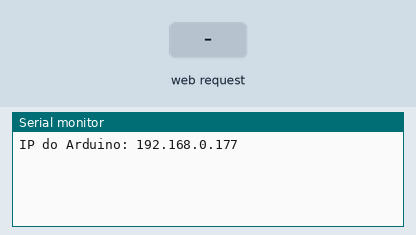
Recording of a sketch running on a simulated Arduino Uno, built with avr-gcc and run on an emulated ATmega328P. On the bench: the last lines printed to the serial monitor. Inputs (shaded band) come from the test bench. WiFi joins after 1.5 s; servers stay silent unless stated.

Above: at 3.2 s.
3.3 s: HTTP request GET /?led_ligar received
At 4.1 s:
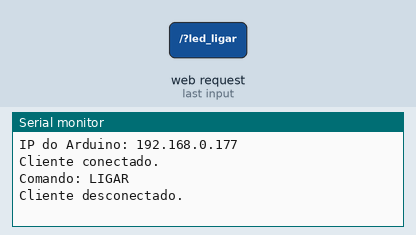
4.8 s: HTTP request GET /?led_desligar received
At 5.3 s:
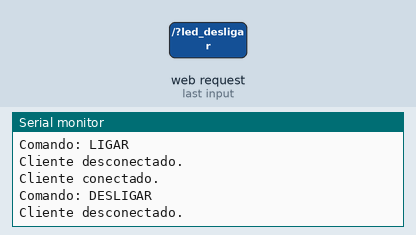

The sketch:

ethernet_shield_led_simulation.ino
```cpp
#include <SPI.h>
#include <Ethernet.h>

byte mac[] = { 0xDE, 0xAD, 0xBE, 0xEF, 0xFE, 0xED };
IPAddress ip(192, 168, 0, 177);

EthernetServer servidor(80);

void setup() {
  Serial.begin(9600);
  Ethernet.begin(mac, ip);
  delay(2000);
  Serial.print("IP do Arduino: ");
  Serial.println(Ethernet.localIP());
  servidor.begin();
}

void loop() {
  EthernetClient cliente = servidor.available();
  if (cliente) {
    Serial.println("Cliente conectado.");

    String primeiraLinha = "";
    boolean requisicaoRecebida = false;

    while (cliente.connected()) {
      if (cliente.available()) {
        String linha = cliente.readStringUntil('\r');
        cliente.read(); // consome o '\n'

        // Armazena a primeira linha da requisição
        if (!requisicaoRecebida && linha.startsWith("GET")) {
          primeiraLinha = linha;
          requisicaoRecebida = true;
        }

        if (linha.length() == 0) {
          // Envia resposta
          cliente.println("HTTP/1.1 200 OK");
          cliente.println("Content-Type: text/html");
          cliente.println("Connection: close");
          cliente.println();
          cliente.println("<!DOCTYPE HTML>");
          cliente.println("<html>");
          cliente.println("<h1>Controle do LED</h1>");
          cliente.println("<p><a href=\"/?led_ligar\"><button>LIGAR</button></a></p>");
          cliente.println("<p><a href=\"/?led_desligar\"><button>DESLIGAR</button></a></p>");
          cliente.println("</html>");

          // Verifica comando baseado somente na primeira linha da requisição
          if (primeiraLinha.indexOf("GET /?led_ligar") >= 0) {
            Serial.println("Comando: LIGAR");
          } else if (primeiraLinha.indexOf("GET /?led_desligar") >= 0) {
            Serial.println("Comando: DESLIGAR");
          } else {
            Serial.println("Requisição padrão ou desconhecida.");
          }

          break;
        }
      }
    }

    delay(1);
    cliente.stop();
    Serial.println("Cliente desconectado.");
  }
}
```

Measured:
- after the input at 3.3 s, the serial monitor: prints a new line at once (image 1)
- after the input at 4.8 s, the serial monitor: prints a new line at once (image 2)
